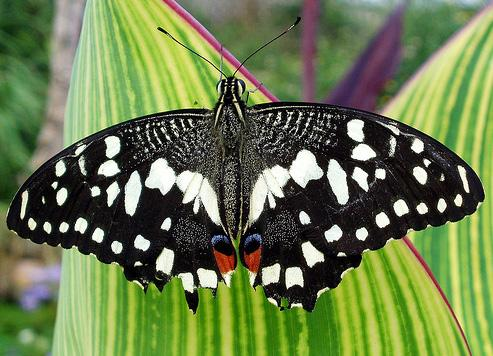
#> input picture fly.jpg, 493 x 356 px
$ jupyter execute 'Bit plane slicing.ipynb'
#> lines starting #> are read from the running program, lines starting #| are printed output that depends on the picture; after the words box and inside, x2 and y2 are one past the last pixel; in counts of white or black regions, pixels touching at a corner belong together
[cell 1]
#bit plane slicing
import cv2
import numpy as np
from matplotlib import pyplot as plt

img=cv2.imread('fly.jpg',0)
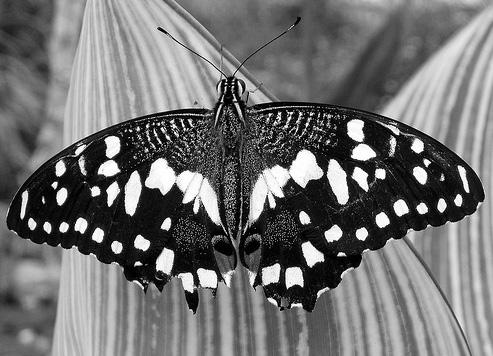
#> img: shape (356, 493); min 0, max 255, mean 113.3
rows,cols=img.shape
#> rows = 356; cols = 493
bit_plane_8 = np.zeros((rows,cols))
bit_plane_7 = np.zeros((rows,cols))
bit_plane_6 = np.zeros((rows,cols))
bit_plane_5 = np.zeros((rows,cols))
bit_plane_4 = np.zeros((rows,cols))
bit_plane_3 = np.zeros((rows,cols))
bit_plane_2=  np.zeros((rows,cols))
bit_plane_1 = np.zeros((rows,cols))

for i in range(0, img.shape[0]):
    for j in range(0, img.shape[1]):
        bit_plane_1[i,j] = img[i,j] & 1
        bit_plane_2[i,j] = img[i,j] & 2
        bit_plane_3[i,j] = img[i,j] & 4
        bit_plane_4[i,j] = img[i,j] & 8
        bit_plane_5[i,j] = img[i,j] & 16
        bit_plane_6[i,j] = img[i,j] & 32
        bit_plane_7[i,j] = img[i,j] & 64
        bit_plane_8[i,j] = img[i,j] & 12824
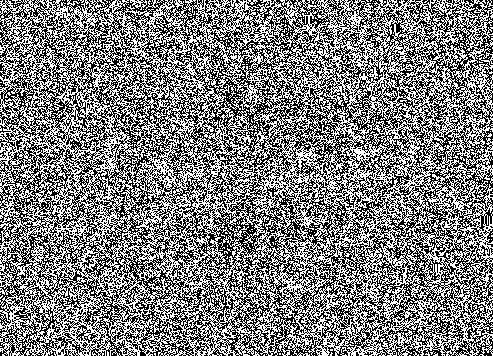
#> bit_plane_1: shape (356, 493) float64; values 0 (black) and 1 (white), 49.8% white in thin lines or dots
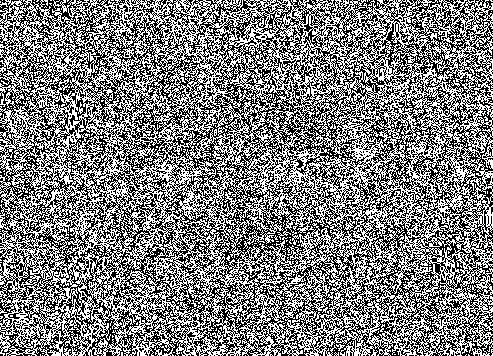
#> bit_plane_2: shape (356, 493) float64; values 0 (black) and 2 (white), 49.6% white in thin lines or dots
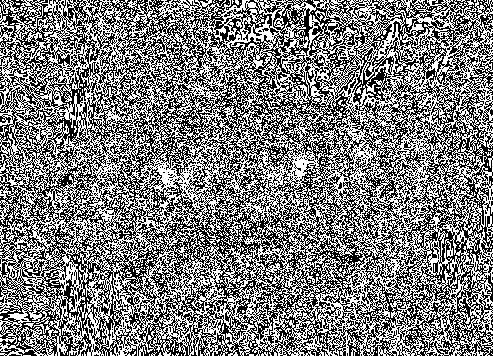
#> bit_plane_3: shape (356, 493) float64; values 0 (black) and 4 (white), 49.4% white in thin lines or dots
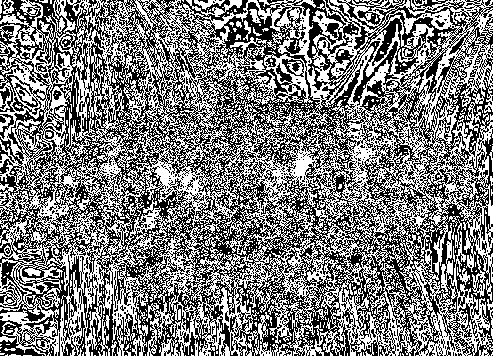
#> bit_plane_4: shape (356, 493) float64; values 0 (black) and 8 (white), 49.1% white in thin lines or dots
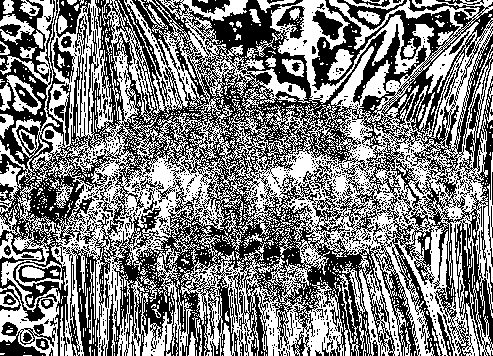
#> bit_plane_5: shape (356, 493) float64; values 0 (black) and 16 (white), 49.8% white; 1024 white regions (943 under 20 px), largest, box (x1, y1, x2, y2) and area: (0, 0, 493, 356) 72127, (0, 183, 60, 356) 2875, (117, 274, 173, 356) 1630
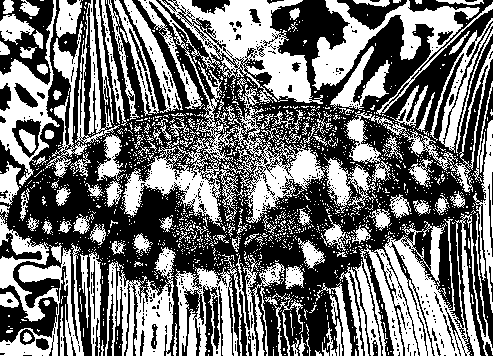
#> bit_plane_6: shape (356, 493) float64; values 0 (black) and 32 (white), 45.5% white; 1639 white regions (1507 under 20 px), largest, box (x1, y1, x2, y2) and area: (122, 0, 376, 227) 17081, (353, 213, 493, 356) 8926, (312, 0, 493, 115) 5083
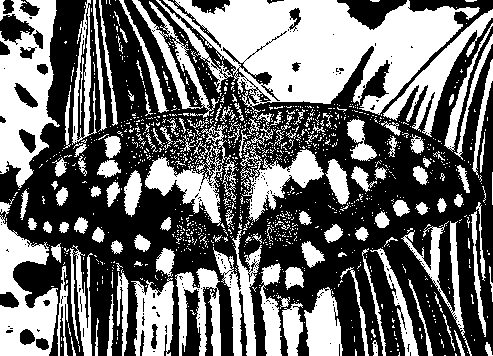
#> bit_plane_7: shape (356, 493) float64; values 0 (black) and 64 (white), 43.1% white; 1205 white regions (1069 under 20 px), largest, box (x1, y1, x2, y2) and area: (163, 0, 480, 126) 18939, (0, 0, 60, 188) 6512, (0, 202, 58, 356) 4604
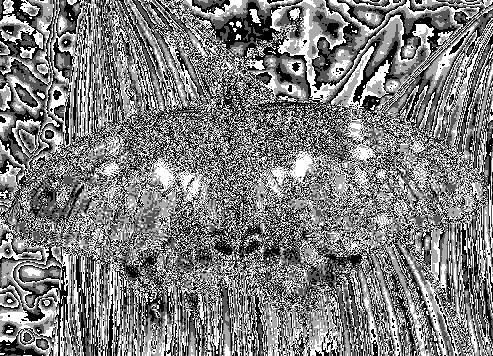
#> bit_plane_8: shape (356, 493) float64; min 0, max 24, mean 11.9; drawn with min black and max white

plt.subplot(251), plt.imshow(img, cmap='gray'), plt.title('Original')
plt.xticks([]), plt.yticks([])
plt.subplot(252), plt.imshow(bit_plane_1, cmap='gray'), plt.title('Bit Plane 1')
plt.xticks([]), plt.yticks([])
plt.subplot(253), plt.imshow(bit_plane_2, cmap='gray'), plt.title('Bit Plane 2')
plt.xticks([]), plt.yticks([])
plt.subplot(254), plt.imshow(bit_plane_3, cmap='gray'), plt.title('Bit Plane 3')
plt.xticks([]), plt.yticks([])
plt.subplot(255), plt.imshow(bit_plane_4, cmap='gray'), plt.title('Bit Plane 4')
plt.xticks([]), plt.yticks([])
plt.subplot(256), plt.imshow(bit_plane_5, cmap='gray'), plt.title('Bit Plane 5')
plt.xticks([]), plt.yticks([])
plt.subplot(257), plt.imshow(bit_plane_6, cmap='gray'), plt.title('Bit Plane 6')
plt.xticks([]), plt.yticks([])
plt.subplot(258), plt.imshow(bit_plane_7, cmap='gray'), plt.title('Bit Plane 7')
plt.xticks([]), plt.yticks([])
plt.subplot(259), plt.imshow(bit_plane_8, cmap='gray'), plt.title('Bit Plane 8')
plt.xticks([]), plt.yticks([])
plt.show()
